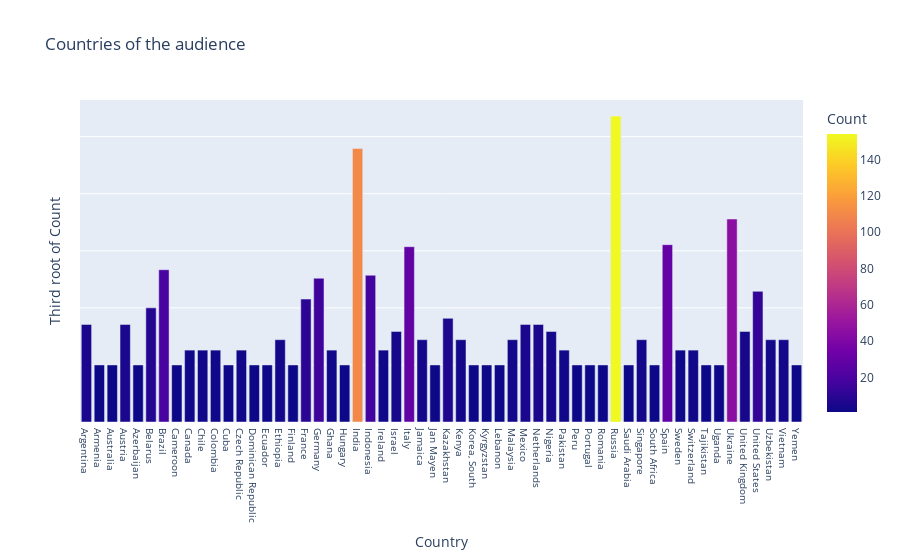

Source (notebook cell):
### Markdown cell above
With this visualization info should be slightly easier to be retrieved. But due to the great difference between Russia and India with the other groups, the plot isn't very beautiful. Let's try to fix this.

Note that if your goal is to show the strong difference between countries, this can be good. But if you only want to present data to an audience with beautiful plots, maybe the following "trick" will be useful.

### Code cell
countries["Count_squared"] = countries["Count"]**(1/3)
fig = px.bar(countries, y='Count_squared', x='Country', title='Countries of the audience', 
             hover_data=['Count'], color='Count')
fig.update_layout(
    xaxis_tickfont_size=10,
    yaxis=dict(
        title='Third root of Count',
        showticklabels=False
    )
)
fig.show()

### Figure 1 — Plotly figure (JSON) as saved in the notebook; plotly's stock layout.template omitted (floating-point values rounded to 4 significant figures)
{"data": [{"alignmentgroup": "True", "customdata": [[5], [1], [1], [5], [1], [8], [19], [1], [2], [2], [2], [1], [2], [1], [1], [3], [1], [10], [16], [2], [1], [110], [17], [2], [4], [29], [3], [1], [6], [3], [1], [1], [1], [3], [5], [5], [4], [2], [1], [1], [1], [154], [1], [3], [1], [30], [2], [2], [1], [1], [45], [4], [12], [3], [3], [1]], "hoverlabel": {"namelength": 0}, "hovertemplate": "Country=%{x}<br>Count_squared=%{y}<br>Count=%{marker.color}", "legendgroup": "", "marker": {"color": [5, 1, 1, 5, 1, 8, 19, 1, 2, 2, 2, 1, 2, 1, 1, 3, 1, 10, 16, 2, 1, 110, 17, 2, 4, 29, 3, 1, 6, 3, 1, 1, 1, 3, 5, 5, 4, 2, 1, 1, 1, 154, 1, 3, 1, 30, 2, 2, 1, 1, 45, 4, 12, 3, 3, 1], "coloraxis": "coloraxis"}, "name": "", "offsetgroup": "", "orientation": "v", "showlegend": false, "textposition": "auto", "type": "bar", "x": ["Argentina", "Armenia", "Australia", "Austria", "Azerbaijan", "Belarus", "Brazil", "Cameroon", "Canada", "Chile", "Colombia", "Cuba", "Czech Republic", "Dominican Republic", "Ecuador", "Ethiopia", "Finland", "France", "Germany", "Ghana", "Hungary", "India", "Indonesia", "Ireland", "Israel", "Italy", "Jamaica", "Jan Mayen", "Kazakhstan", "Kenya", "Korea, South", "Kyrgyzstan", "Lebanon", "Malaysia", "Mexico", "Netherlands", "Nigeria", "Pakistan", "Peru", "Portugal", "Romania", "Russia", "Saudi Arabia", "Singapore", "South Africa", "Spain", "Sweden", "Switzerland", "Tajikistan", "Uganda", "Ukraine", "United Kingdom", "United States", "Uzbekistan", "Vietnam", "Yemen"], "xaxis": "x", "y": [1.71, 1, 1, 1.71, 1, 2, 2.668, 1, 1.26, 1.26, 1.26, 1, 1.26, 1, 1, 1.442, 1, 2.154, 2.52, 1.26, 1, 4.791, 2.571, 1.26, 1.587, 3.072, 1.442, 1, 1.817, 1.442, 1, 1, 1, 1.442, 1.71, 1.71, 1.587, 1.26, 1, 1, 1, 5.36, 1, 1.442, 1, 3.107, 1.26, 1.26, 1, 1, 3.557, 1.587, 2.289, 1.442, 1.442, 1], "yaxis": "y"}], "layout": {"barmode": "relative", "coloraxis": {"colorbar": {"title": {"text": "Count"}}, "colorscale": [[0, "#0d0887"], [0.1111, "#46039f"], [0.2222, "#7201a8"], [0.3333, "#9c179e"], [0.4444, "#bd3786"], [0.5556, "#d8576b"], [0.6667, "#ed7953"], [0.7778, "#fb9f3a"], [0.8889, "#fdca26"], [1, "#f0f921"]]}, "legend": {"tracegroupgap": 0}, "title": {"text": "Countries of the audience"}, "xaxis": {"anchor": "y", "domain": [0, 1], "tickfont": {"size": 10}, "title": {"text": "Country"}}, "yaxis": {"anchor": "x", "domain": [0, 1], "showticklabels": false, "title": {"text": "Third root of Count"}}}}
